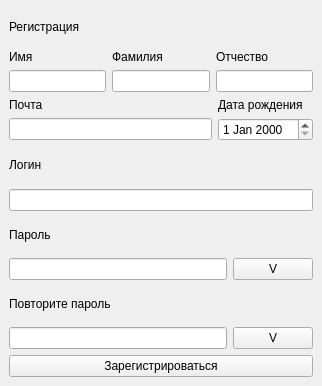
<?xml version="1.0" encoding="UTF-8"?>
<ui version="4.0">
 <class>MainWindow</class>
 <widget class="QMainWindow" name="MainWindow">
  <property name="geometry">
   <rect>
    <x>0</x>
    <y>0</y>
    <width>322</width>
    <height>386</height>
   </rect>
  </property>
  <property name="windowTitle">
   <string>MainWindow</string>
  </property>
  <widget class="QWidget" name="centralwidget">
   <layout class="QVBoxLayout" name="verticalLayout">
    <item>
     <widget class="QLabel" name="l_registration">
      <property name="text">
       <string>Регистрация</string>
      </property>
     </widget>
    </item>
    <item>
     <layout class="QGridLayout" name="layout_names">
      <item row="1" column="0">
       <widget class="QLineEdit" name="le_firstname"/>
      </item>
      <item row="0" column="0">
       <widget class="QLabel" name="le_firstname_2">
        <property name="text">
         <string>Имя</string>
        </property>
       </widget>
      </item>
      <item row="1" column="1">
       <widget class="QLineEdit" name="le_surname"/>
      </item>
      <item row="0" column="1">
       <widget class="QLabel" name="le_surname_2">
        <property name="text">
         <string>Фамилия</string>
        </property>
       </widget>
      </item>
      <item row="1" column="2">
       <widget class="QLineEdit" name="le_midlename"/>
      </item>
      <item row="0" column="2">
       <widget class="QLabel" name="l_midlename">
        <property name="text">
         <string>Отчество</string>
        </property>
       </widget>
      </item>
     </layout>
    </item>
    <item>
     <layout class="QGridLayout" name="layout_email_birth">
      <item row="0" column="1">
       <widget class="QLabel" name="l_birth">
        <property name="text">
         <string>Дата рождения</string>
        </property>
       </widget>
      </item>
      <item row="1" column="1">
       <widget class="QDateEdit" name="de_birth"/>
      </item>
      <item row="1" column="0">
       <widget class="QLineEdit" name="le_email"/>
      </item>
      <item row="0" column="0">
       <widget class="QLabel" name="l_email">
        <property name="text">
         <string>Почта</string>
        </property>
       </widget>
      </item>
     </layout>
    </item>
    <item>
     <widget class="QLabel" name="l_login">
      <property name="text">
       <string>Логин</string>
      </property>
     </widget>
    </item>
    <item>
     <widget class="QLineEdit" name="le_login"/>
    </item>
    <item>
     <widget class="QLabel" name="l_password">
      <property name="text">
       <string>Пароль</string>
      </property>
     </widget>
    </item>
    <item>
     <layout class="QHBoxLayout" name="layout_password">
      <item>
       <widget class="QLineEdit" name="le_password"/>
      </item>
      <item>
       <widget class="QPushButton" name="btn_visibility">
        <property name="text">
         <string>V</string>
        </property>
       </widget>
      </item>
     </layout>
    </item>
    <item>
     <widget class="QLabel" name="l_repeat_password">
      <property name="text">
       <string>Повторите пароль</string>
      </property>
     </widget>
    </item>
    <item>
     <layout class="QHBoxLayout" name="layout_repeat_password">
      <item>
       <widget class="QLineEdit" name="le_repeat_password"/>
      </item>
      <item>
       <widget class="QPushButton" name="btn_visibility2">
        <property name="text">
         <string>V</string>
        </property>
       </widget>
      </item>
     </layout>
    </item>
    <item>
     <widget class="QPushButton" name="btn_registration">
      <property name="text">
       <string>Зарегистрироваться</string>
      </property>
     </widget>
    </item>
   </layout>
  </widget>
 </widget>
 <resources/>
 <connections/>
</ui>
